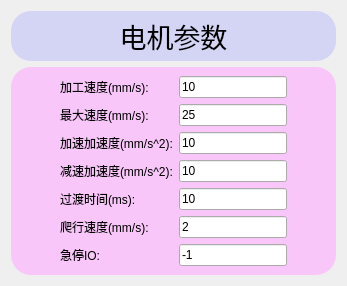
                <widget class="QWidget" name="page_zhu">
                 <property name="styleSheet">
                  <string notr="true">#page_zhu{
	background-color: rgba(255, 237, 216, 150);
}</string>
                 </property>
                 <attribute name="title">
                  <string>速度</string>
                 </attribute>
                 <layout class="QVBoxLayout" name="verticalLayout_11">
                  <item>
                   <widget class="QLabel" name="label_59">
                    <property name="minimumSize">
                     <size>
                      <width>0</width>
                      <height>50</height>
                     </size>
                    </property>
                    <property name="styleSheet">
                     <string notr="true">#label_59{
	border-radius: 20px;
	border:2px;
	border-color: rgba(170, 170, 255, 100);
	background-color: rgba(170, 170, 255, 100);
}</string>
                    </property>
                    <property name="text">
                     <string>&lt;html&gt;&lt;head/&gt;&lt;body&gt;&lt;p align=&quot;center&quot;&gt;&lt;span style=&quot; font-size:20pt;&quot;&gt;电机参数&lt;/span&gt;&lt;/p&gt;&lt;/body&gt;&lt;/html&gt;</string>
                    </property>
                   </widget>
                  </item>
                  <item>
                   <widget class="QWidget" name="widget_11" native="true">
                    <property name="styleSheet">
                     <string notr="true">#widget_11{

	border:5px;
	border-radius:20px;
	background-color: rgba(255, 170, 255, 150);
}</string>
                    </property>
                    <layout class="QGridLayout" name="gridLayout_3">
                     <item row="6" column="2">
                      <widget class="QLineEdit" name="Zhu_8">
                       <property name="text">
                        <string>-1</string>
                       </property>
                      </widget>
                     </item>
                     <item row="3" column="1">
                      <widget class="QLabel" name="label_63">
                       <property name="text">
                        <string>减速加速度(mm/s^2):</string>
                       </property>
                      </widget>
                     </item>
                     <item row="0" column="0">
                      <spacer name="horizontalSpacer_9">
                       <property name="orientation">
                        <enum>Qt::Horizontal</enum>
                       </property>
                       <property name="sizeHint" stdset="0">
                        <size>
                         <width>40</width>
                         <height>20</height>
                        </size>
                       </property>
                      </spacer>
                     </item>
                     <item row="6" column="1">
                      <widget class="QLabel" name="label_67">
                       <property name="text">
                        <string>急停IO:</string>
                       </property>
                      </widget>
                     </item>
                     <item row="2" column="2">
                      <widget class="QLineEdit" name="Zhu_4">
                       <property name="text">
                        <string>10</string>
                       </property>
                      </widget>
                     </item>
                     <item row="0" column="2">
                      <widget class="QLineEdit" name="Zhu_1">
                       <property name="text">
                        <string>10</string>
                       </property>
                      </widget>
                     </item>
                     <item row="4" column="1">
                      <widget class="QLabel" name="label_64">
                       <property name="text">
                        <string>过渡时间(ms):</string>
                       </property>
                      </widget>
                     </item>
                     <item row="5" column="2">
                      <widget class="QLineEdit" name="Zhu_7">
                       <property name="text">
                        <string>2</string>
                       </property>
                      </widget>
                     </item>
                     <item row="0" column="1">
                      <widget class="QLabel" name="label_60">
                       <property name="text">
                        <string>加工速度(mm/s):</string>
                       </property>
                      </widget>
                     </item>
                     <item row="1" column="2">
                      <widget class="QLineEdit" name="Zhu_3">
                       <property name="text">
                        <string>25</string>
                       </property>
                      </widget>
                     </item>
                     <item row="1" column="1">
                      <widget class="QLabel" name="label_61">
                       <property name="text">
                        <string>最大速度(mm/s):</string>
                       </property>
                      </widget>
                     </item>
                     <item row="4" column="2">
                      <widget class="QLineEdit" name="Zhu_6">
                       <property name="text">
                        <string>10</string>
                       </property>
                      </widget>
                     </item>
                     <item row="2" column="1">
                      <widget class="QLabel" name="label_62">
                       <property name="text">
                        <string>加速加速度(mm/s^2):</string>
                       </property>
                      </widget>
                     </item>
                     <item row="5" column="1">
                      <widget class="QLabel" name="label_66">
                       <property name="text">
                        <string>爬行速度(mm/s):</string>
                       </property>
                      </widget>
                     </item>
                     <item row="3" column="2">
                      <widget class="QLineEdit" name="Zhu_5">
                       <property name="text">
                        <string>10</string>
                       </property>
                      </widget>
                     </item>
                     <item row="0" column="3">
                      <spacer name="horizontalSpacer_10">
                       <property name="orientation">
                        <enum>Qt::Horizontal</enum>
                       </property>
                       <property name="sizeHint" stdset="0">
                        <size>
                         <width>40</width>
                         <height>20</height>
                        </size>
                       </property>
                      </spacer>
                     </item>
                    </layout>
                   </widget>
                  </item>
                 </layout>
                </widget>
